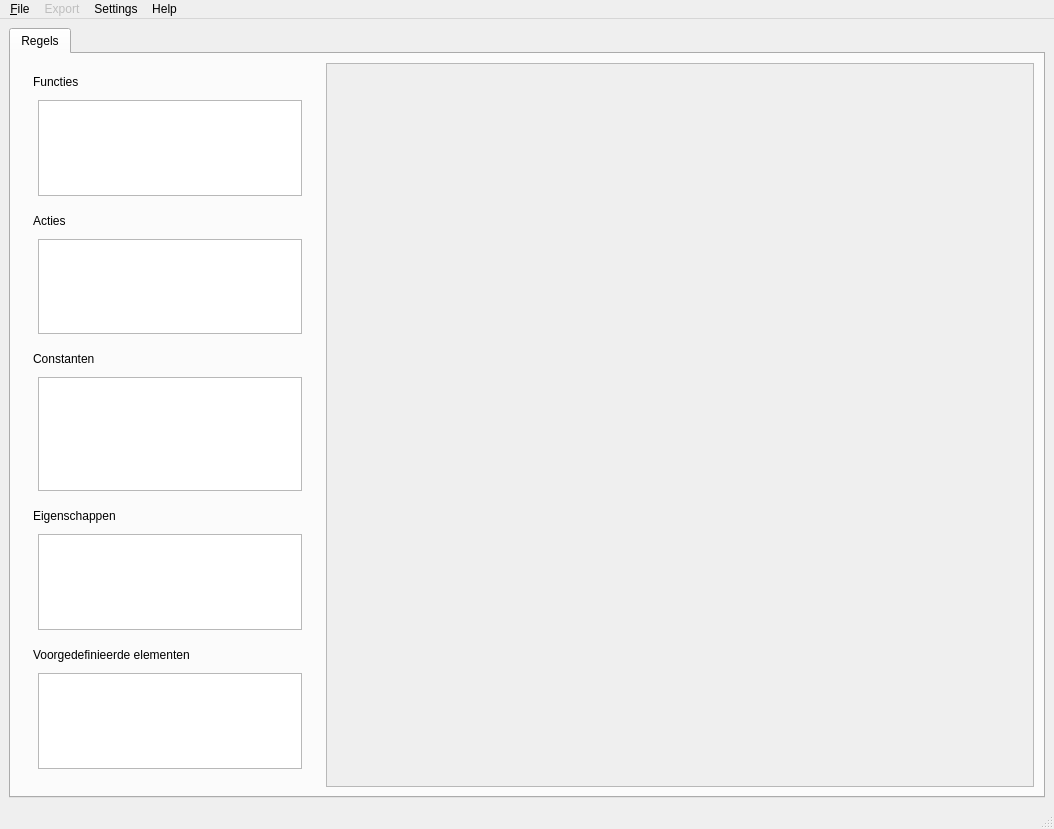
<?xml version="1.0" encoding="UTF-8"?>
<ui version="4.0">
 <class>MainWindow</class>
 <widget class="QMainWindow" name="MainWindow">
  <property name="geometry">
   <rect>
    <x>0</x>
    <y>0</y>
    <width>1054</width>
    <height>829</height>
   </rect>
  </property>
  <property name="windowTitle">
   <string>Rule Creator</string>
  </property>
  <property name="dockNestingEnabled">
   <bool>true</bool>
  </property>
  <widget class="QWidget" name="centralwidget">
   <layout class="QHBoxLayout" name="horizontalLayout">
    <item>
     <widget class="QTabWidget" name="tabWidget">
      <property name="currentIndex">
       <number>0</number>
      </property>
      <widget class="QWidget" name="tab1">
       <attribute name="title">
        <string>Regels</string>
       </attribute>
       <layout class="QFormLayout" name="formLayout">
        <property name="fieldGrowthPolicy">
         <enum>QFormLayout::AllNonFixedFieldsGrow</enum>
        </property>
        <item row="0" column="0">
         <widget class="QWidget" name="widget_2" native="true">
          <property name="minimumSize">
           <size>
            <width>300</width>
            <height>0</height>
           </size>
          </property>
          <layout class="QGridLayout" name="gridLayout_4">
           <item row="0" column="0">
            <widget class="QDockWidget" name="dwFunction">
             <property name="minimumSize">
              <size>
               <width>274</width>
               <height>117</height>
              </size>
             </property>
             <property name="features">
              <set>QDockWidget::DockWidgetMovable</set>
             </property>
             <property name="windowTitle">
              <string>Functies</string>
             </property>
             <widget class="QWidget" name="dockWidgetContents_7">
              <property name="sizePolicy">
               <sizepolicy hsizetype="Expanding" vsizetype="Expanding">
                <horstretch>0</horstretch>
                <verstretch>0</verstretch>
               </sizepolicy>
              </property>
              <layout class="QVBoxLayout" name="verticalLayout_3">
               <item>
                <widget class="ElementView" name="vwFunction"/>
               </item>
              </layout>
             </widget>
            </widget>
           </item>
           <item row="1" column="0">
            <widget class="QDockWidget" name="dwAction">
             <property name="minimumSize">
              <size>
               <width>112</width>
               <height>117</height>
              </size>
             </property>
             <property name="features">
              <set>QDockWidget::DockWidgetMovable</set>
             </property>
             <property name="windowTitle">
              <string>Acties</string>
             </property>
             <widget class="QWidget" name="dockWidgetContents_9">
              <property name="sizePolicy">
               <sizepolicy hsizetype="Expanding" vsizetype="Expanding">
                <horstretch>0</horstretch>
                <verstretch>0</verstretch>
               </sizepolicy>
              </property>
              <layout class="QVBoxLayout" name="verticalLayout_4">
               <item>
                <widget class="ElementView" name="vwAction"/>
               </item>
              </layout>
             </widget>
            </widget>
           </item>
           <item row="2" column="0">
            <widget class="QDockWidget" name="dwConstant">
             <property name="minimumSize">
              <size>
               <width>207</width>
               <height>151</height>
              </size>
             </property>
             <property name="features">
              <set>QDockWidget::DockWidgetMovable</set>
             </property>
             <property name="windowTitle">
              <string>Constanten</string>
             </property>
             <widget class="QWidget" name="dockWidgetContents_10">
              <property name="sizePolicy">
               <sizepolicy hsizetype="Expanding" vsizetype="Expanding">
                <horstretch>0</horstretch>
                <verstretch>0</verstretch>
               </sizepolicy>
              </property>
              <layout class="QHBoxLayout" name="horizontalLayout_6">
               <item>
                <widget class="ElementView" name="vwConstant"/>
               </item>
              </layout>
             </widget>
            </widget>
           </item>
           <item row="3" column="0">
            <widget class="QDockWidget" name="dwFeature">
             <property name="minimumSize">
              <size>
               <width>112</width>
               <height>111</height>
              </size>
             </property>
             <property name="features">
              <set>QDockWidget::DockWidgetMovable</set>
             </property>
             <property name="windowTitle">
              <string>Eigenschappen</string>
             </property>
             <widget class="QWidget" name="dockWidgetContents_11">
              <property name="sizePolicy">
               <sizepolicy hsizetype="Expanding" vsizetype="Expanding">
                <horstretch>0</horstretch>
                <verstretch>0</verstretch>
               </sizepolicy>
              </property>
              <layout class="QHBoxLayout" name="horizontalLayout_7">
               <item>
                <widget class="ElementView" name="vwFeature"/>
               </item>
              </layout>
             </widget>
            </widget>
           </item>
           <item row="4" column="0">
            <widget class="QDockWidget" name="dwPredef">
             <property name="minimumSize">
              <size>
               <width>224</width>
               <height>113</height>
              </size>
             </property>
             <property name="features">
              <set>QDockWidget::DockWidgetMovable</set>
             </property>
             <property name="windowTitle">
              <string>Voorgedefinieerde elementen</string>
             </property>
             <widget class="QWidget" name="dockWidgetContents_8">
              <property name="sizePolicy">
               <sizepolicy hsizetype="Expanding" vsizetype="Expanding">
                <horstretch>0</horstretch>
                <verstretch>0</verstretch>
               </sizepolicy>
              </property>
              <layout class="QHBoxLayout" name="horizontalLayout_5">
               <item>
                <widget class="PredefinedElementView" name="vwPredef">
                 <property name="acceptDrops">
                  <bool>true</bool>
                 </property>
                </widget>
               </item>
              </layout>
             </widget>
            </widget>
           </item>
          </layout>
         </widget>
        </item>
        <item row="0" column="1">
         <widget class="QScrollArea" name="scrollArea">
          <property name="styleSheet">
           <string notr="true">#listSelector{ background-color: black; }</string>
          </property>
          <property name="widgetResizable">
           <bool>true</bool>
          </property>
          <widget class="QWidget" name="widget">
           <property name="geometry">
            <rect>
             <x>0</x>
             <y>0</y>
             <width>704</width>
             <height>724</height>
            </rect>
           </property>
          </widget>
         </widget>
        </item>
       </layout>
      </widget>
     </widget>
    </item>
   </layout>
  </widget>
  <widget class="QMenuBar" name="menubar">
   <property name="geometry">
    <rect>
     <x>0</x>
     <y>0</y>
     <width>1054</width>
     <height>21</height>
    </rect>
   </property>
   <widget class="QMenu" name="menuFile">
    <property name="title">
     <string>&amp;File</string>
    </property>
    <addaction name="action_New"/>
    <addaction name="action_Open"/>
    <addaction name="action_Save"/>
    <addaction name="action_Save_As"/>
    <addaction name="separator"/>
    <addaction name="actionE_xit"/>
   </widget>
   <widget class="QMenu" name="menuExport">
    <property name="enabled">
     <bool>false</bool>
    </property>
    <property name="title">
     <string>Export</string>
    </property>
   </widget>
   <widget class="QMenu" name="menuSettings">
    <property name="title">
     <string>Settings</string>
    </property>
    <addaction name="actionShow_Code"/>
    <addaction name="actionConnect_to_table"/>
   </widget>
   <widget class="QMenu" name="menuHelp">
    <property name="title">
     <string>Help</string>
    </property>
    <addaction name="actionShow_information"/>
   </widget>
   <addaction name="menuFile"/>
   <addaction name="menuExport"/>
   <addaction name="menuSettings"/>
   <addaction name="menuHelp"/>
  </widget>
  <widget class="QStatusBar" name="statusbar"/>
  <action name="action_New">
   <property name="text">
    <string>&amp;new</string>
   </property>
   <property name="shortcut">
    <string>Ctrl+N</string>
   </property>
  </action>
  <action name="action_Open">
   <property name="text">
    <string>&amp;Open</string>
   </property>
   <property name="shortcut">
    <string>Ctrl+O</string>
   </property>
  </action>
  <action name="action_Save_As">
   <property name="text">
    <string>Save &amp;As</string>
   </property>
  </action>
  <action name="actionE_xit">
   <property name="text">
    <string>E&amp;xit</string>
   </property>
   <property name="shortcut">
    <string>Ctrl+Q</string>
   </property>
  </action>
  <action name="action_Save">
   <property name="text">
    <string>&amp;Save</string>
   </property>
   <property name="shortcut">
    <string>Ctrl+S</string>
   </property>
  </action>
  <action name="action_Close">
   <property name="text">
    <string>Sluiten</string>
   </property>
   <property name="shortcut">
    <string>Ctrl+W</string>
   </property>
  </action>
  <action name="actionTo_Prolog">
   <property name="text">
    <string>Naar &amp;Prolog</string>
   </property>
  </action>
  <action name="actionShow_Code">
   <property name="text">
    <string>Show rules (prolog code)</string>
   </property>
  </action>
  <action name="actionShow_information">
   <property name="text">
    <string>Show information</string>
   </property>
  </action>
  <action name="actionConnect_to_table">
   <property name="text">
    <string>Connect to table</string>
   </property>
  </action>
 </widget>
 <customwidgets>
  <customwidget>
   <class>ElementView</class>
   <extends>QTreeView</extends>
   <header>view/elementview.hpp</header>
  </customwidget>
  <customwidget>
   <class>PredefinedElementView</class>
   <extends>QListView</extends>
   <header>view/predefinedelementview.hpp</header>
  </customwidget>
 </customwidgets>
 <resources/>
 <connections>
  <connection>
   <sender>actionE_xit</sender>
   <signal>triggered()</signal>
   <receiver>MainWindow</receiver>
   <slot>close()</slot>
   <hints>
    <hint type="sourcelabel">
     <x>-1</x>
     <y>-1</y>
    </hint>
    <hint type="destinationlabel">
     <x>414</x>
     <y>402</y>
    </hint>
   </hints>
  </connection>
 </connections>
</ui>
